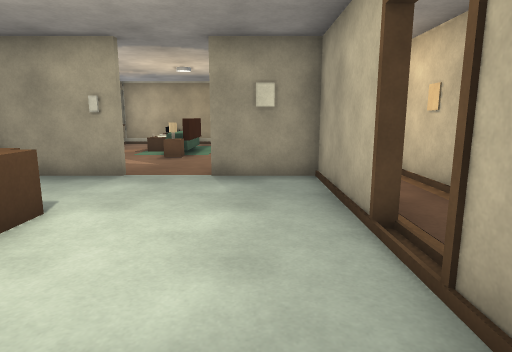
View 1 (above)

20 first-person views from a walk through a scene from a Unity 3-D project. The camera is 1.3 m above the floor, tilts 10° down and sees 75° across. The floor is counted in squares, 1 m on a side. Each view is taken from the middle of a square. On the plan, view 1 faces up. The plan holds only what a view shows up to about 14 squares ahead; the rest is blank. The place goes on beyond the plan. The player character is not drawn. Door leaves are left out, so doorways stand open.

View 2
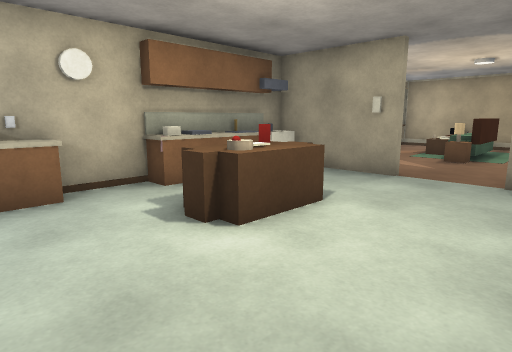

View 3
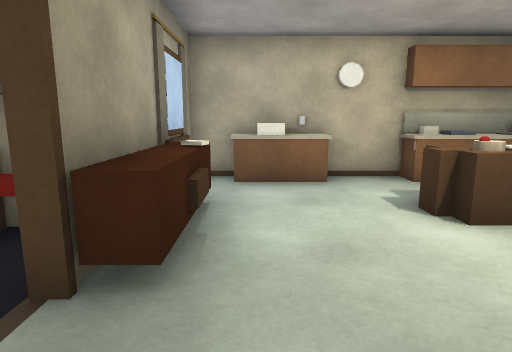

View 4
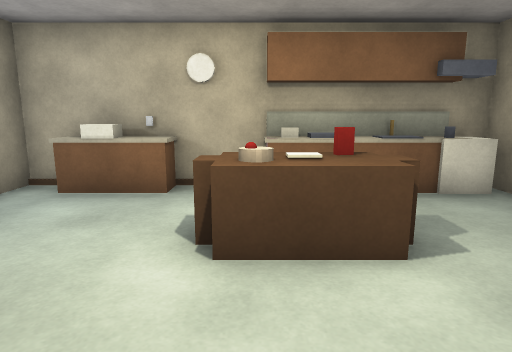

View 5
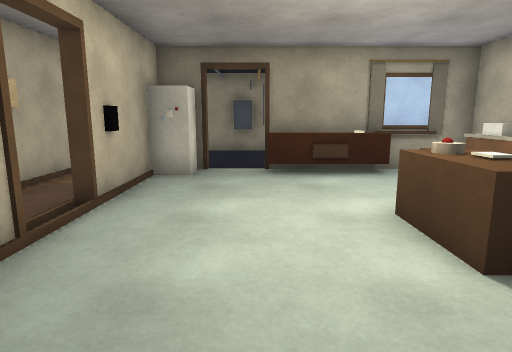

View 6
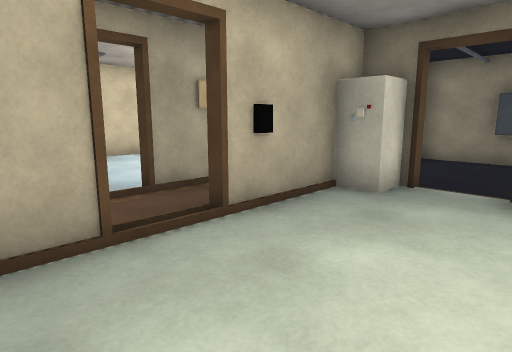

View 7
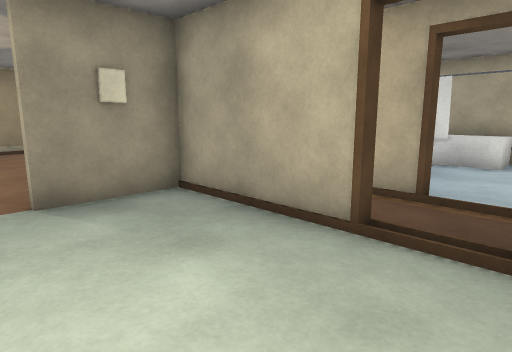

View 8
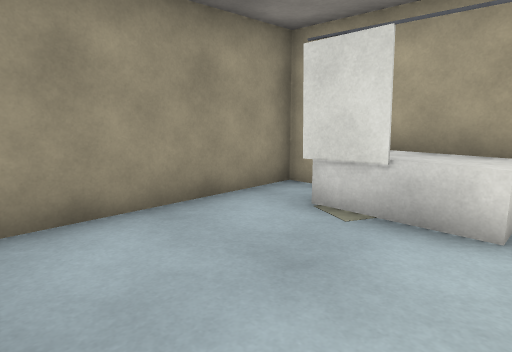

View 9
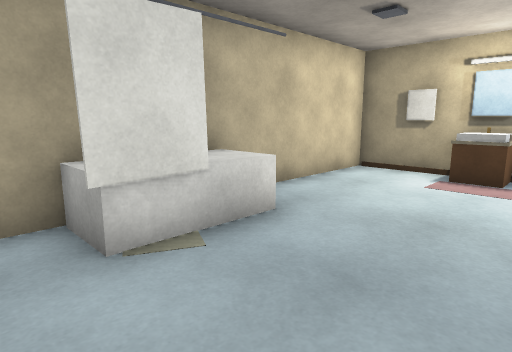

View 10
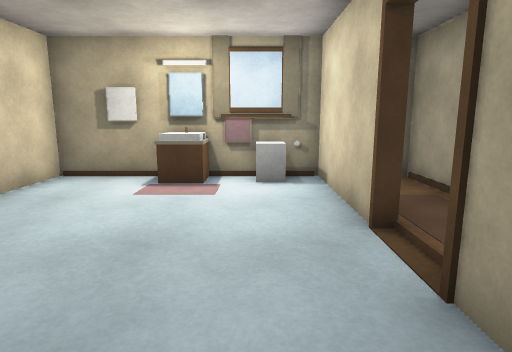

View 11
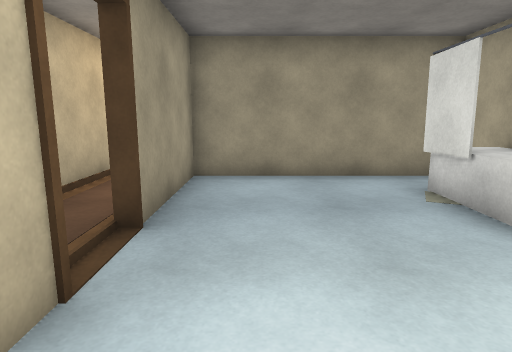

View 12
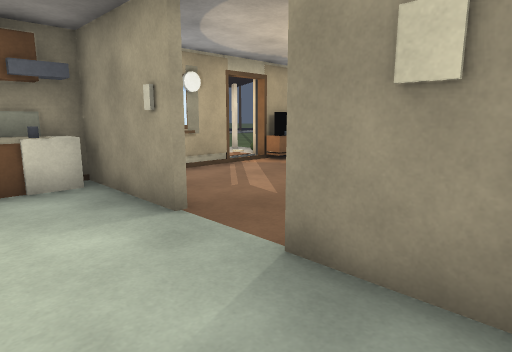

View 13
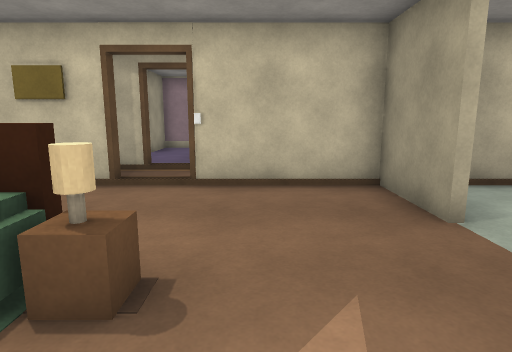

View 14
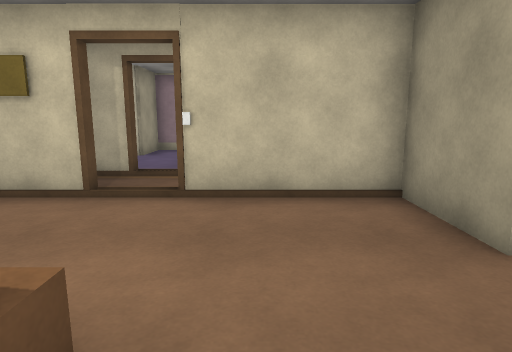

View 15
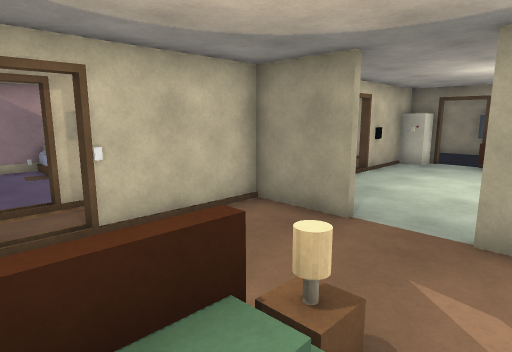

View 16
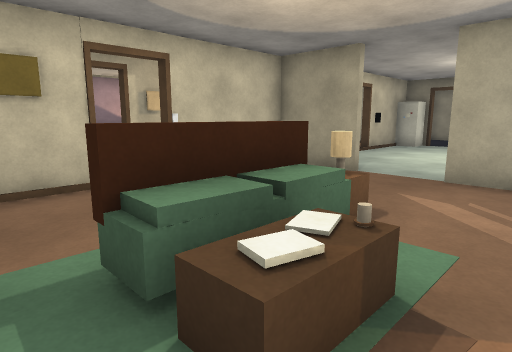

View 17
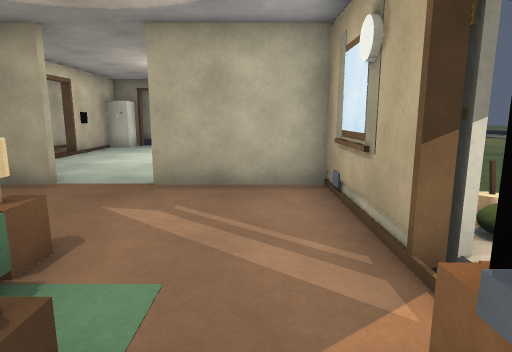

View 18
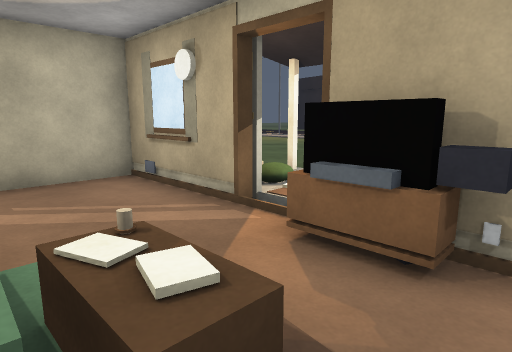

View 19
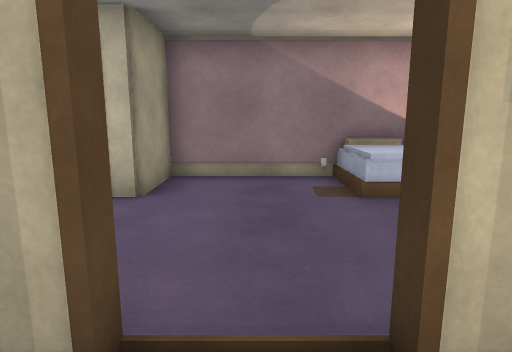

View 20
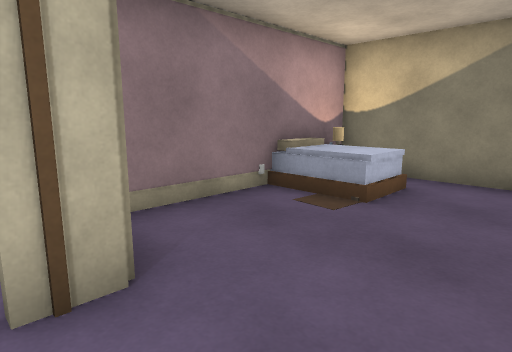

### Floor plan
Key: @ floor where view 1 was taken; # wall or solid block; . floor; / step, stairs or slope; D open door; = window, fence, low wall or low ledge; ^ raised ledge; v drop or lower ground; O other object.
Columns run from 13 left of view 1 to 10 right of it. Each row starts with its distance up from view 1.
 15        #. .... #  . DD
 14     O/ O./^...#### .###
 13      .#O./^^..####....#
 12       DD..^^....DD....#
 11       ##..O....###....#
 10        #..O....##  .=O#
  9        #.......##  .vO#
  8  ...  #####.############
  7 ....  #O.......###.....#
  6 ....  #O.......###...OO#
  5  ..   ##..O....###...#O#
  4       ##.OO....###...OO#
  3       ##.OO............#
  2       #...O....###.....#
  1       #^.......###.....#
  0       #O.....@.###.....#
 -1       ###^^^DOO###^#^#.#
 -2        #####DD###### ###
 -3          O #
 -4
 -5
 -6             ##
 -7             ####

Where each view was taken, in squares from view 1:
view 1: 0 up, 0 right, facing up
view 2: 0 up, 0 right, facing up-left
view 3: 0 up, 1 right, facing left
view 4: 3 up, 0 right, facing left
view 5: 7 up, 1 left, facing down
view 6: 5 up, 2 left, facing down-right
view 7: 2 up, 2 left, facing up-right
view 8: 3 up, 4 right, facing up-right
view 9: 7 up, 5 right, facing down-right
view 10: 6 up, 5 right, facing down
view 11: 0 up, 5 right, facing up
view 12: 5 up, 1 right, facing up-left
view 13: 10 up, 5 left, facing right
view 14: 10 up, 4 left, facing right
view 15: 13 up, 4 left, facing down-right
view 16: 15 up, 5 left, facing down-right
view 17: 14 up, 5 left, facing down
view 18: 15 up, 3 left, facing down-left
view 19: 12 up, 2 right, facing right
view 20: 15 up, 5 right, facing down-right
